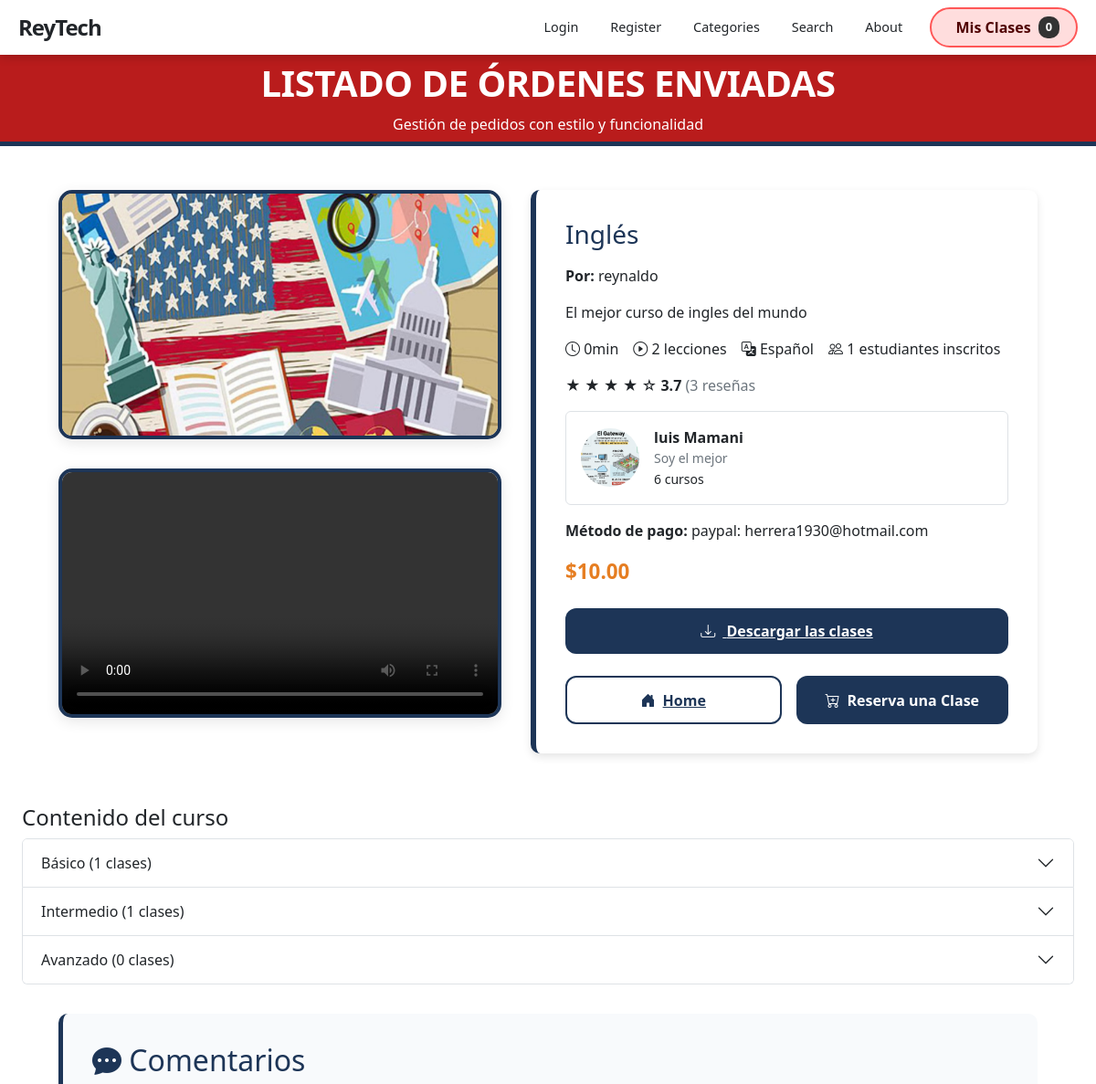
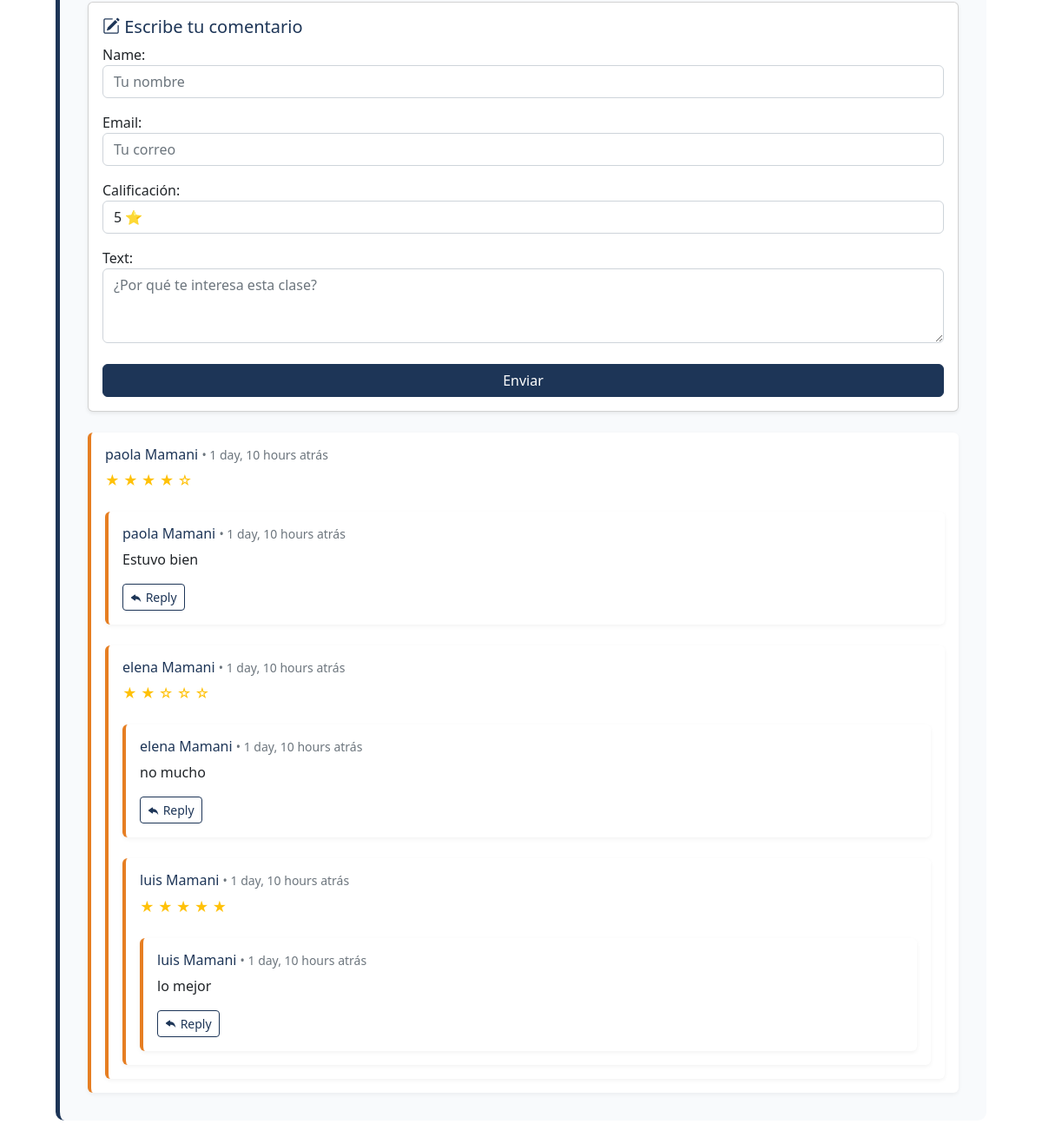
The app's page /product/3 with its own data (2 pictures, top to bottom).
### store/models.py (models this page shows, shortened)
class Product(models.Model):
    name = models.CharField(max_length=100)
    user = models.ForeignKey(User, on_delete=models.CASCADE)
    price = models.DecimalField(default=0, decimal_places=2, max_digits=6)
    category = models.ForeignKey(Category, on_delete=models.CASCADE, default=1)
    description = models.CharField(max_length=250, default='', blank=True, null=True)
    image = models.ImageField(upload_to='uploads/product')
    is_sale = models.BooleanField(default=False)
    sale_price = models.DecimalField(default=0, decimal_places=2, max_digits=6, null=True, blank=True)
    pay_method = models.CharField(max_length=250, null=True)
    video = models.FileField(upload_to="video", null=True)
    created_day = models.DateTimeField(default=timezone.now)
    learning_points = models.TextField(
        blank=True, default='',
        verbose_name="Lo que aprenderás",
        help_text="Un punto por línea"
    )
    requirements = models.TextField(
        blank=True, default='',
        verbose_name="Requisitos previos",
        help_text="Un requisito por línea"
    )
    target_audience = models.TextField(
        blank=True, default='',
        verbose_name="Dirigido a",
        help_text="Un público por línea"
    )
    language = models.CharField(
        max_length=50, blank=True, default='Español',
        verbose_name="Idioma"
    )
    duration_minutes = models.PositiveIntegerField(
        default=0,
        verbose_name="Duración total (minutos)"
    )
    def learning_points_list(self):
        return [p.strip() for p in self.learning_points.splitlines() if p.strip()]
    def requirements_list(self):
        return [r.strip() for r in self.requirements.splitlines() if r.strip()]
    def target_audience_list(self):
        return [a.strip() for a in self.target_audience.splitlines() if a.strip()]
    def total_lessons(self):
        return self.clases.count()
    def duration_display(self):
        h, m = divmod(self.duration_minutes, 60)
        return f"{h}h {m}min" if h else f"{m}min"
    def students_count(self):
        from payment.models import OrderItem
        return OrderItem.objects.filter(
            product=self, order__paid=True
        ).values('user').distinct().count()
    def average_rating(self):
        from django.db.models import Avg
        return self.product_comment.filter(
            rating__isnull=False
        ).aggregate(avg=Avg('rating'))['avg'] or 0
    def average_rating_rounded(self):
        return round(self.average_rating())
    def rating_count(self):
        return self.product_comment.filter(rating__isnull=False).count()

class Profile(models.Model):
    user = models.OneToOneField(User, on_delete=models.CASCADE)
    paypal_email = models.EmailField(max_length=255, null=True, blank=True)
    about_me = models.CharField(max_length=200, blank=True)
    image = models.ImageField(upload_to='uploads/product', default='profile_images/default.jpg')
    date_modified = models.DateTimeField(User, auto_now=True)
    phone = models.CharField(max_length=200, blank=True)
    address1 = models.CharField(max_length=200, blank=True)
    address2 = models.CharField(max_length=200, blank=True)
    city = models.CharField(max_length=200, blank=True)
    state = models.CharField(max_length=200, blank=True)
    zipcode = models.CharField(max_length=200, blank=True)
    country = models.CharField(max_length=200, blank=True)
    old_cart = models.CharField(max_length=5000, blank=True, null=True)
    TEACHER_STATUS_CHOICES = [
        ('none', 'No solicitado'),
        ('pending', 'Pendiente'),
        ('approved', 'Aprobado'),
        ('rejected', 'Rechazado'),
    ]
    teacher_request_status = models.CharField(
        max_length=10, choices=TEACHER_STATUS_CHOICES, default='none'
    )
    teacher_request_date = models.DateTimeField(null=True, blank=True)
    def get_profile_picture(self):
        try:
            return self.image.url
        except:
            return ""

class Comment(models.Model):
    user = models.ForeignKey(
        User,
        related_name='user_comment',
        on_delete=models.CASCADE, null=True
    )
    product = models.ForeignKey(
        Product,
        related_name='product_comment',
        on_delete=models.CASCADE
    )
    name = models.CharField(max_length=100, null=True)
    email = models.EmailField(null=True)  # Nuevo campo 'email'
    text = models.TextField(null=True)
    time_begin = models.DateTimeField(null=True)  # Nuevo campo 'time_begin'
    time_final = models.DateTimeField(null=True)  # Nuevo campo 'time_final'
    topic = models.CharField(max_length=200, null=True)  # Nuevo campo 'topic'
    created_date = models.DateTimeField(auto_now_add=True)
    rating = models.PositiveSmallIntegerField(
        null=True, blank=True,
        choices=[(i, str(i)) for i in range(1, 6)],
        verbose_name="Calificación"
    )
    class Meta:
        ordering = ['-created_date']  # 🔥 Esto asegura el orden DESC en toda la app

### store/views.py (the view)
# urls.py: path('product/<int:pk>', views.product, name='product'),
def product(request, pk):
    product = get_object_or_404(Product, id=pk)
    comments = Comment.objects.filter(product=product)
    curriculum = [
        ('Básico', Clase.objects.filter(productClase=product, nivel='Basico')),
        ('Intermedio', Clase.objects.filter(productClase=product, nivel='Intermedio')),
        ('Avanzado', Clase.objects.filter(productClase=product, nivel='Avanzado')),
    ]
    instructor_courses_count = Product.objects.filter(user=product.user).count()
    if request.method == 'POST' and 'comment_form' in request.POST:
        form = CommentForm(request.POST)
        if form.is_valid():
            comment = form.save(commit=False)
            comment.product = product
            if request.user.is_authenticated:
                comment.user = request.user
            comment.save()
            return redirect('product',pk=pk)
    else:
        form = CommentForm()
    if request.method == 'POST' and 'respuesta_form' in request.POST:
        comment_id = request.POST.get('comment_id')
        comment_obj = get_object_or_404(Comment, id=comment_id)
        response_form = CommentResponseForm(request.POST)
        if response_form.is_valid():
            response = response_form.save(commit=False)
            response.comment = comment_obj
            response.save()
            return redirect('product',pk=pk)
    else:
        response_form = CommentResponseForm()
    return render(request, 'product.html', {
        'product': product,
        'form': form,
        'comments': comments,
        'response_form': response_form,
        'curriculum': curriculum,
        'instructor_courses_count': instructor_courses_count,
    })

### store/forms.py
class CommentForm(forms.ModelForm):
	rating = forms.ChoiceField(
        choices=[(i, f'{i} ⭐') for i in range(5, 0, -1)],
        widget=forms.Select(attrs={'class': 'form-control'}),
        required=False,
        label="Calificación"
		)
	class Meta:
		model = Comment
		fields = ['name', 'email', 'rating', 'text']
		widgets = {
            'name': forms.TextInput(attrs={'class': 'form-control', 'placeholder': 'Tu nombre'}),
            'email': forms.EmailInput(attrs={'class': 'form-control', 'placeholder': 'Tu correo'}),
            'text': forms.Textarea(attrs={'class': 'form-control', 'placeholder': '¿Por qué te interesa esta clase?', 'rows': 3}),
        }

class CommentResponseForm(forms.ModelForm):
    class Meta:
        model = CommentResponse
        fields = ['responder_name', 'response_text']
        widgets = {
            'responder_name': forms.TextInput(attrs={'class': 'form-control', 'placeholder': 'Tu nombre'}),
            'response_text': forms.Textarea(attrs={'class': 'form-control', 'placeholder': '¿Qué te motivó a matricularte?', 'rows': 2}),
        }

### cart/cart.py (called while the page is built)
    def __len__(self):
        return len(self.cart)

### cart/context_processors.py (called while the page is built)
def cart(request):
    return {'cart': Cart(request)}

### store/models.py (called while the page is built)
    def requiere_pago(self):
        return self.nivel == "Avanzado"

### store/templates/product.html (shortened to what this page needs)
{% extends 'base.html' %}
{% block content %}
<header>
      <h1>Listado de Órdenes Enviadas</h1>
      <p>Gestión de pedidos con estilo y funcionalidad</p>
</header>
<div class="product-container">
  <div class="media-section">
    <div class="media-box">
      <img src="{{ product.image.url }}" alt="Imagen del producto">
    </div>
    {% if product.video %}
    <div class="media-box">
      <video controls>
        <source src="{{ product.video.url }}" type="video/mp4">
      </video>
    </div>
    {% endif %}
  </div>
  <div class="details">
    <h3>{{ product.name }}</h3>
    <p><strong>Por:</strong> {{ product.user.username }}</p>
    <p>{{ product.description }}</p>
    <div class="course-meta d-flex flex-wrap gap-3 my-3">
  <span><i class="bi bi-clock"></i> {{ product.duration_display }}</span>
  <span><i class="bi bi-play-circle"></i> {{ product.total_lessons }} lecciones</span>
  <span><i class="bi bi-translate"></i> {{ product.language }}</span>
  <span><i class="bi bi-people"></i> {{ product.students_count }} estudiantes inscritos</span>
</div>
<div class="rating-summary mb-3">
  {% for i in "12345" %}
    {% if forloop.counter <= product.average_rating_rounded %}★{% else %}☆{% endif %}
  {% endfor %}
  <strong>{{ product.average_rating|floatformat:1 }}</strong>
  <span class="text-muted">({{ product.rating_count }} reseñas </span>
</div>
<div class="instructor-card d-flex align-items-center gap-3 mb-3 p-3 border rounded">
  <img src="{{ product.user.profile.get_profile_picture }}" alt="{{ product.user.username }}"
       style="width:64px;height:64px;object-fit:cover;border-radius:50%;">
  <div>
    <strong>{{ product.user.get_full_name|default:product.user.username }}</strong>
    <p class="mb-0 text-muted small">{{ product.user.profile.about_me }}</p>
    <span class="small">{{ instructor_courses_count }} curso{{ instructor_courses_count|pluralize }}</span>
  </div>
</div>
    <p><strong>Método de pago:</strong> {{ product.pay_method }}</p>
{% if product.is_sale and product.sale_price %}
  <p class="price">
    <strike>${{ product.price }}</strike> &nbsp;&nbsp;<span style="color: green;">${{ product.sale_price }}</span>
  </p>
{% else %}
  <p class="price">${{ product.price }}</p>
{% endif %}
    <div class="btn-group-custom">
      <a href="{% url 'product_detail' product.id %}" class="btn-custom btn-custom-danger"><i class="bi bi-download"></i> Descargar las clases</a>
    </div>
    <div class="btn-group-custom">
      <a href="{% url 'index' %}" class="btn-custom btn-custom-outline"><i class="bi bi-house-door-fill"></i>Home</a>
      <button type="button" id="add-cart" value="{{ product.id }}" class="btn-custom btn-custom-danger">
         <i class="bi bi-cart-plus"></i>Reserva una Clase
      </button>
    </div>
  </div>
</div>
<div class="curriculum my-4 mx-4">
  <h4>Contenido del curso</h4>
  <div class="accordion" id="curriculumAccordion">
    {% for nivel_nombre, clases in curriculum %}
      <div class="accordion-item">
        <h2 class="accordion-header">
          <button class="accordion-button collapsed" type="button"
                  data-bs-toggle="collapse" data-bs-target="#nivel-{{ forloop.counter }}">
            {{ nivel_nombre }} ({{ clases|length }} clases)
          </button>
        </h2>
      </div>
    {% endfor %}
  </div>
</div>
<div class="comments">
  <h2><i class="bi bi-chat-dots-fill"></i> Comentarios</h2>
  <div class="card shadow-sm mb-4">
    <div class="card-body">
      <h5 class="text-danger"><i class="bi bi-pencil-square"></i> Escribe tu comentario</h5>
      <form method="post">
        {{ form.as_p }}
        <button type="submit" name="comment_form" class="btn btn-danger w-100 mt-2">
           Enviar
        </button>
      </form>
    </div>
  </div>
  {% for comment in comments %}
  <div class="card-comment">
  <h6>{{ comment.name }} <small class="text-muted">• {{ comment.created_date|timesince }} atrás</small></h6>
  {% if comment.rating %}
    <div class="text-warning">
      {% for i in "12345" %}
        {% if forloop.counter <= comment.rating %}★{% else %}☆{% endif %}
      {% endfor %}
    </div>
  {% endif %}
  <div class="card-comment">
    <h6>{{ comment.name }} <small class="text-muted">• {{ comment.created_date|timesince }} atrás</small></h6>
    <p>{{ comment.text }}</p>
    <button class="btn btn-sm btn-outline-danger" data-bs-toggle="collapse" data-bs-target="#reply{{ comment.id }}">
      <i class="bi bi-reply-fill"></i> Reply
    </button>
  </div>
  {% empty %}
  <p class="text-muted">Aún no hay comentarios. ¡Sé el primero!</p>
  {% endfor %}
</div>
{% endblock %}

### store/templates/product.html (style rules this page uses)
:root { --color-dominante: #ffffff; --color-primario: #b91c1c; --color-secundario: #1d3557; --gris-borde: #e2e8f0; --gris-fondo: #f8fafc; --texto-negro: #000000; }
header { background: var(--color-primario) !important; display: flex; flex-direction: column; justify-content: center; align-items: center; border-bottom: 5px solid var(--color-secundario); margin-bottom: 1rem; height: 100px !important; font-family: 'Segoe UI', system-ui, sans-serif; padding: 1rem 0 !important; }
header h1 { color: white !important; font-weight: bold !important; text-transform: uppercase; margin-top: 1rem; font-family: 'Segoe UI', system-ui, sans-serif; letter-spacing: -0.5px; }
header p { color: white !important; margin-top: 1px; }
.product-container { display: flex; flex-wrap: wrap; justify-content: space-between; padding: 2rem 4rem; gap: 2rem; }
.media-section { display: flex; flex-direction: column; gap: 2rem; flex: 1; min-width: 300px; }
.media-box { width: 100%; aspect-ratio: 16 / 9; background-color: #fff; border: 4px solid var(--color-secundario); border-radius: 15px; overflow: hidden; box-shadow: 0 4px 15px rgba(0,0,0,0.1); }
.media-box img, .media-box video { width: 100%; height: 100%; object-fit: cover; display: block; }
.details { flex: 1; min-width: 300px; padding: 2rem; background-color: #fff; border-left: 6px solid var(--color-secundario); border-radius: 10px; box-shadow: 0 4px 10px rgba(0,0,0,0.1); }
.details h3 { color: var(--color-secundario); margin-bottom: 1rem; }
.price { font-size: 1.4rem; color: #e67e22; font-weight: bold; }
.btn-group-custom { display: flex; gap: 1rem; flex-wrap: wrap; margin-top: 1.5rem; }
.btn-custom { flex: 1; min-width: 180px; padding: 0.8rem 1.2rem; border-radius: 12px; font-weight: bold; font-size: 1rem; text-align: center; transition: all 0.3s ease; }
.btn-custom-danger { background: var(--color-secundario); color: white; border: none; }
.btn-custom-outline { background: transparent; border: 2px solid var(--color-secundario); color: var(--color-secundario); }
.btn-custom i { margin-right: 0.5rem; }
.comments { margin: 2rem 4rem; background-color: var(--gris-fondo); padding: 2rem; border-radius: 10px; border-left: 5px solid var(--color-secundario); }
.comments h2 { color: var(--color-secundario); }
.card-comment { margin-top: 1.5rem; padding: 1rem; background-color: #ffffff; border-left: 4px solid #e67e22; border-radius: 6px; box-shadow: 0 2px 5px rgba(0,0,0,0.05); }
.card-comment h6 { color: var(--color-secundario); }
.text-danger { color: var(--color-secundario) !important; }
.btn-danger { background-color: var(--color-secundario) !important; border-color: var(--color-secundario) !important; }
.btn-outline-danger { color: var(--color-secundario) !important; border-color: var(--color-secundario) !important; }

### records on screen
Product: image (picture), name "Inglés", user.username "reynaldo", description "El mejor curso de ingles del mundo", duration_display "0min", total_lessons "2", language "Español", students_count "1", average_rating "3.7", rating_count "3", user.profile.get_profile_picture (picture), user.get_full_name "luis Mamani", user.profile.about_me "Soy el mejor", pay_method "paypal: herrera1930@hotmail.com", price "10.00"
Comment: name "paola Mamani", created_date "1 day, 10 hours", rating 4 (drawn), text "Estuvo bien"
Comment: name "elena Mamani", created_date "1 day, 10 hours", rating 2 (drawn), text "no mucho"
Comment: name "luis Mamani", created_date "1 day, 10 hours", rating 5 (drawn), text "lo mejor"

### other values on screen
{{ cart|length }} "0"
{{ instructor_courses_count }} "6"
{{ nivel_nombre }} "Básico" "Intermedio" "Avanzado"
{{ clases|length }} "1" "1" "0"
